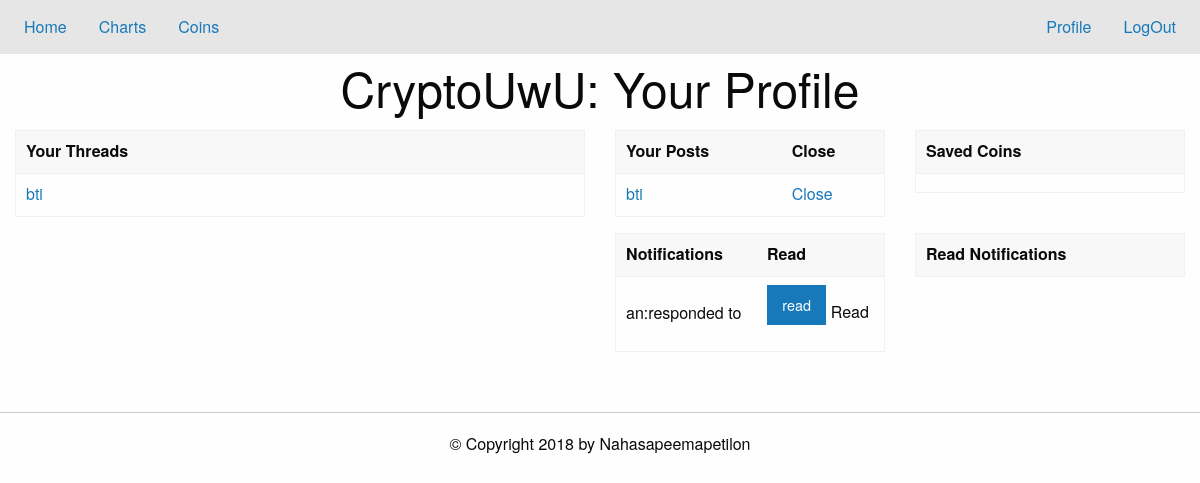
/profile (signed in), run on the app's committed database.
### tables this page shows
CREATE TABLE anarang_threads (threadID INT PRIMARY KEY, post TEXT);

CREATE TABLE anarang_posts (threadID INT, postID INT, post TEXT);

CREATE TABLE anarang_notifications (user TEXT, action TEXT, threadID INT, postID INT, read INT);

### app.py (the view, shortened to what this page needs)
@app.route('/profile')
def load_profile():
    if noUser():
        return redirect('/')
    db = sqlite3.connect('./data/base.db')
    c = db.cursor()
    if request.method=='GET':
        coins=dbEditor.getCoins(c,session['username'])
        threads=dbEditor.userThreads(c, session['username'])
        posts=dbEditor.userPosts(c,session['username'])
        readPosts=dbEditor.getReadNotifs(c,session['username'])
        unreadPosts=dbEditor.getUnreadNotifs(c,session['username'])
        db.close()
        return render_template('profile.html', coins=coins, threads=threads, posts=posts,read_posts=readPosts, unread_posts=unreadPosts)

### app.py (called while the page is built)
def noUser():
    return 'username' not in session.keys()

### util/dbEditor.py (called while the page is built)
def foo_char_html(str): # parses through username
    return str.replace('&', '&amp;').replace('<', '&lt;').replace('>', '&gt;')

def getCoins(cursor,user): # get list of coins user likes
    t = cursor.execute("SELECT listCoins from coins WHERE username = ?;", (foo_char_html(user),)).fetchone()[0]
    val = t.split("!")
    return val

def userThreads(cursor,user):
    v = "SELECT post,threadID FROM " + user + "_threads;"
    l = list(cursor.execute(v))
    return l

def userPosts(cursor,user):
    v = "SELECT * FROM " + user + "_posts;"
    l = list(cursor.execute(v))
    return l

def getReadNotifs(cursor,user):
    v = "SELECT * FROM " + user + "_notifications WHERE read = ?;"
    return list(cursor.execute(v,(1,)))

def getUnreadNotifs(cursor,user):
    v = "SELECT * FROM " + user + "_notifications WHERE read = ?;"
    return list(cursor.execute(v,(0,)))

### templates/profile.html (shortened to what this page needs)
{% extends "home.html" %}
{% block content %}
<h1 class="text-center"> CryptoUwU: Your Profile</h1>
<div class="grid-container">
  <div class="grid-x grid-padding-x">
    <div class="cell small-6">
      <table class="hover">
	<thead><tr>
	    <th> Your Threads </th>
	</tr></thead>
	<tbody>
	  {% for thread in threads %}
	  <tr>
	    <td><a href="/thread?id={{thread[1]}}">{{ thread[0] }}</a></td>
	  </tr>
	  {% endfor %}
	</tbody>
      </table>
    </div>
    <div  class="cell small-6">
      <div class="grid-x grid-padding-x">
	<div  class="cell small-6">
	  <table class="hover">
	    <thead><tr>
		<th> Your Posts
		</th>
		<th> Close</th>
	    </tr></thead>
	    <tbody>
	      {% for post in posts %}
	      <tr data-closable>
		<td><a href="/thread?id={{post[0]}}#{{post[1]}}">{{ post[2] }}</a>
		</td>
		<td><a href="#" data-close>Close</a>
		</td>
	      </tr>
	      {% endfor %}
	    </tbody>
	  </table>
	</div>
	<div  class="cell small-6">
	  <table class="hover">
	    <thead><tr><th> Saved Coins </th></tr></thead>
	    <tbody>
	      {% for coin in coins %}
	      <tr><td>{{ coin }}</td></tr>
	      {% endfor %}
	    </tbody>
	  </table>
	</div>
      </div>
      <div class="grid-x grid-padding-x">
	<div  class="cell small-6">
	  <table class="hover">
	    <thead><tr><th> Notifications </th><th> Read</th>
	    </tr></thead>
	    <tbody>
	      {% for post in unread_posts %}
	      <tr data-closable><td>{{post[0]}}:{{post[1]}}</td>
		<td>
		  <form action="#" method="POST">
		    <input type="submit" class="button"  name="act" value="read" data-close> Read </input>
		  </form>
	      </tr>
	      {% endfor %}
	    </tbody>
	  </table>
	</div>
	<div class="small-6 cell">
	  <table class="hover">
	    <thead><tr><th> Read Notifications </th>
	    </tr></thead>
	  </table>
	</div>
      </div>
    </div>
  </div>
</div>
{% endblock %}

### data on the page
anarang_threads: post "bti"
anarang_posts: post "bti"
anarang_notifications: user "an", action "responded to"
